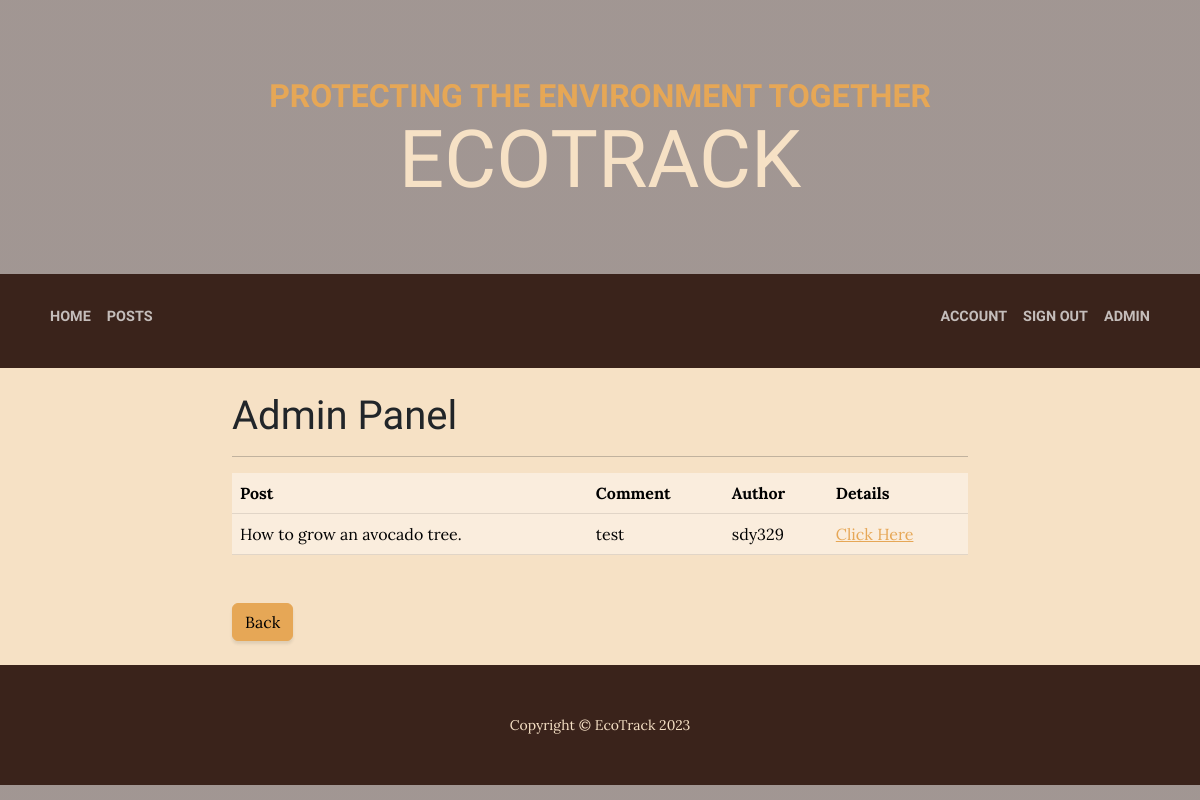
The page /admin/comments/index.php (signed in) on the database as committed earlier.
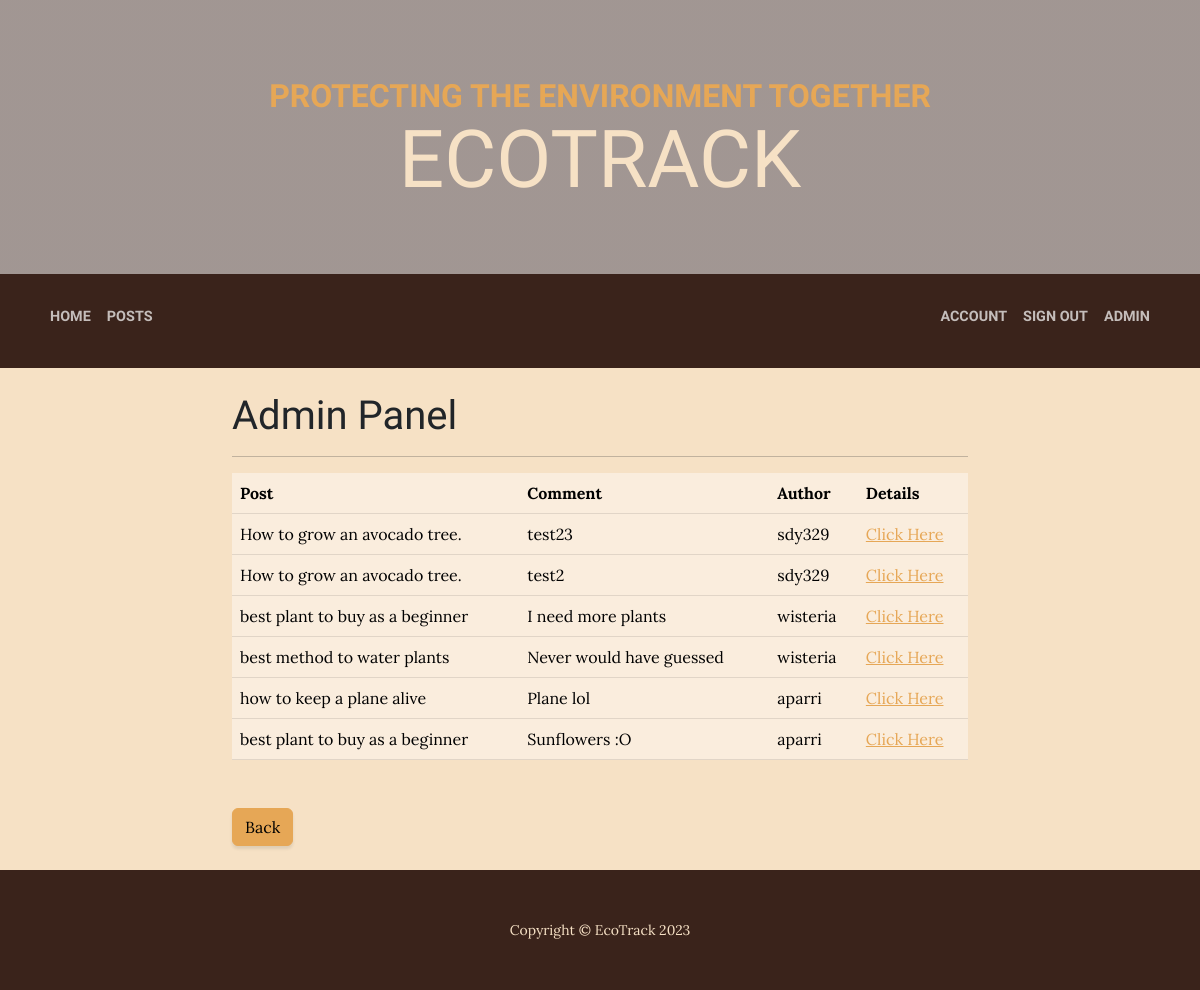
The same page on the database as committed later.
### tables this page shows
CREATE TABLE `comments` (
  `ID` int(10) UNSIGNED NOT NULL,
  `postID` int(10) UNSIGNED NOT NULL,
  `userID` int(10) UNSIGNED NOT NULL,
  `comment` text DEFAULT NULL,
  `postedDateTime` datetime DEFAULT NULL
);

CREATE TABLE `posts` (
  `ID` int(10) UNSIGNED NOT NULL,
  `userID` int(10) UNSIGNED DEFAULT NULL,
  `title` varchar(100) DEFAULT NULL,
  `content` longtext DEFAULT NULL,
  `postedDateTime` datetime DEFAULT NULL
);

CREATE TABLE `users` (
  `ID` int(10) UNSIGNED NOT NULL,
  `username` varchar(48) NOT NULL,
  `email` varchar(254) NOT NULL,
  `password` varchar(254) NOT NULL
);

### public/global.php (called while the page is built, shortened)
<?php
function query($query, $data){
    $stmt = __DB__->prepare($query);
    $stmt->execute($data);
    return $stmt;
}
function getAuthor($id){
    $author = query('SELECT username FROM users WHERE ID = ?', [$id])->fetch()['username'];
    return $author;
}
function getPost($id){
    $post = query('SELECT * FROM posts WHERE ID = ?', [$id])->fetch();
    return $post;
}
function getAllComments(){
    $comments = query('SELECT * FROM comments', [])->fetchAll();
    return $comments;
}

### public/admin/comments/index.php (the view, shortened to what this page needs)
<?php
require_once('../../global.php');
$comments = getAllComments();
?>
<!DOCTYPE html>
<html lang="en">
<head>
    <link href="../../css/styles.css" rel="stylesheet" />
</head>
<body>
    <header>
        <h1 class="site-heading text-center text-faded d-none d-lg-block">
            <span class="site-heading-upper text-primary mb-3">Protecting the environment together</span>
            <span class="site-heading-lower">EcoTrack</span>
        </h1>
    </header>
    <nav class="navbar navbar-expand-lg navbar-dark py-lg-4" id="mainNav">
        <div class="container">
            <div class="d-flex align-items-center">
                <ul class="navbar-nav">
                    <li class="nav-item mb-2"><a class="nav-link text-uppercase" href="../../index.php">Home</a></li>
                    <li class="nav-item mb-2"><a class="nav-link text-uppercase" href="../../posts.php">Posts</a></li>
                </ul>
            </div>
            <?php if(isset($_SESSION['id'])){
                echo '
                <div class="justify-content-end" id="navbarSupportedContent">
                <ul class="navbar-nav">
                    <li class="nav-item mb-2"><a class="nav-link text-uppercase" href="../../account/index.php?id='.$_SESSION['id'].'">Account</a></li>
                    <li class="nav-item mb-2"><a class="nav-link text-uppercase" href="../../signout.php">Sign Out</a></li>
                    ';
                if($_SESSION['admin'] == true) echo '<li class="nav-item mb-2"><a class="nav-link text-uppercase" href="../index.php">Admin</a></li>';
                echo '</ul>
                </div>';
            }
            ?>
        </div>
    </nav>
    <section class="bg-faded">
        <div class="container">
            <div class="row">
                <div class="col-lg-8 col-md-10 mx-auto">
                    <br/>
                    <h1>Admin Panel</h1>
                    <hr/>
                    <table class="mb-4 table table-primary">
                        <tr>
                            <th>Post</th>
                            <th>Comment</th>
                            <th>Author</th>
                            <th>Details</th>
                        </tr>
                        <?php foreach($comments as $comment) {
                            $post = getPost($comment['postID']);
                            $username = getAuthor($comment['userID']);
                            echo '<tr>
                                <td>' . $post['title'] . '</td>
                                <td>' . $comment['comment'] . '</td>
                                <td>' . $username . '</td>
                                <td><a href="detail.php?id='.$comment['ID'].'">Click Here</a></td>
                            </tr>';
                        }?>
                    </table>
                    <br/>
                    <a href="../index.php"><button class="btn btn-primary">Back</button></a>
                    <br/><br/>
                </div>
            </div>
        </div>
    </section>
    <footer class="footer text-faded text-center py-5">
        <div class="container">
            <p class="m-0 small">Copyright &copy; EcoTrack 2023</p>
        </div>
    </footer>
</body>
</html>

Rows that differ between the two databases and show on the page:
removed comments: postID.title "How to grow an avocado tree.", comment "test", userID.username "sdy329"
added comments: postID.title "How to grow an avocado tree.", comment "test23", userID.username "sdy329"
added comments: postID.title "How to grow an avocado tree.", comment "test2", userID.username "sdy329"
added comments: postID.title "best plant to buy as a beginner", comment "I need more plants", userID.username "wisteria"
added comments: postID.title "best method to water plants", comment "Never would have guessed", userID.username "wisteria"
added comments: postID.title "how to keep a plane alive", comment "Plane lol", userID.username "aparri"
added comments: postID.title "best plant to buy as a beginner", comment "Sunflowers :O", userID.username "aparri"
